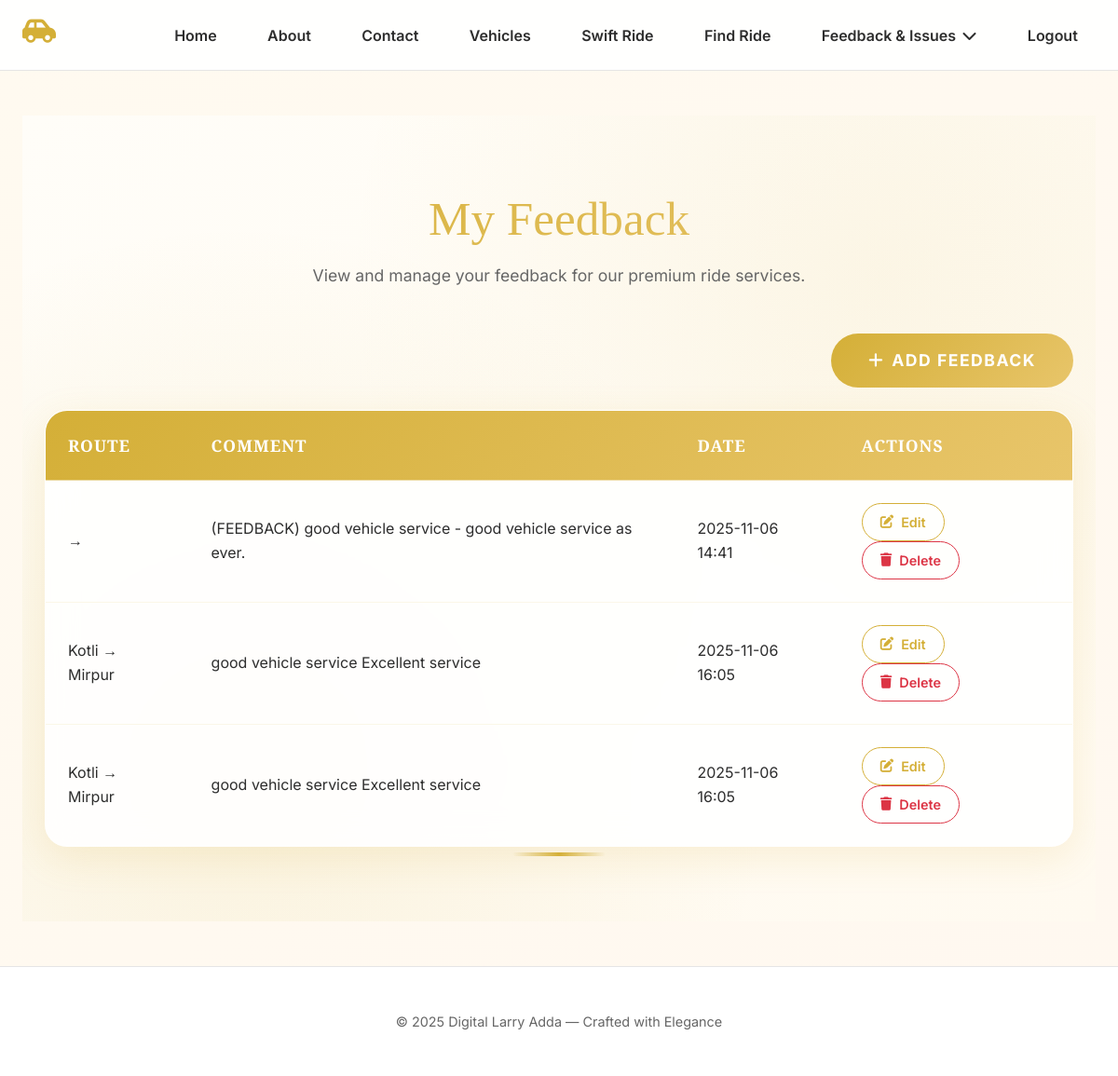
Page /feedbacks/ (signed in) on the earlier database version.
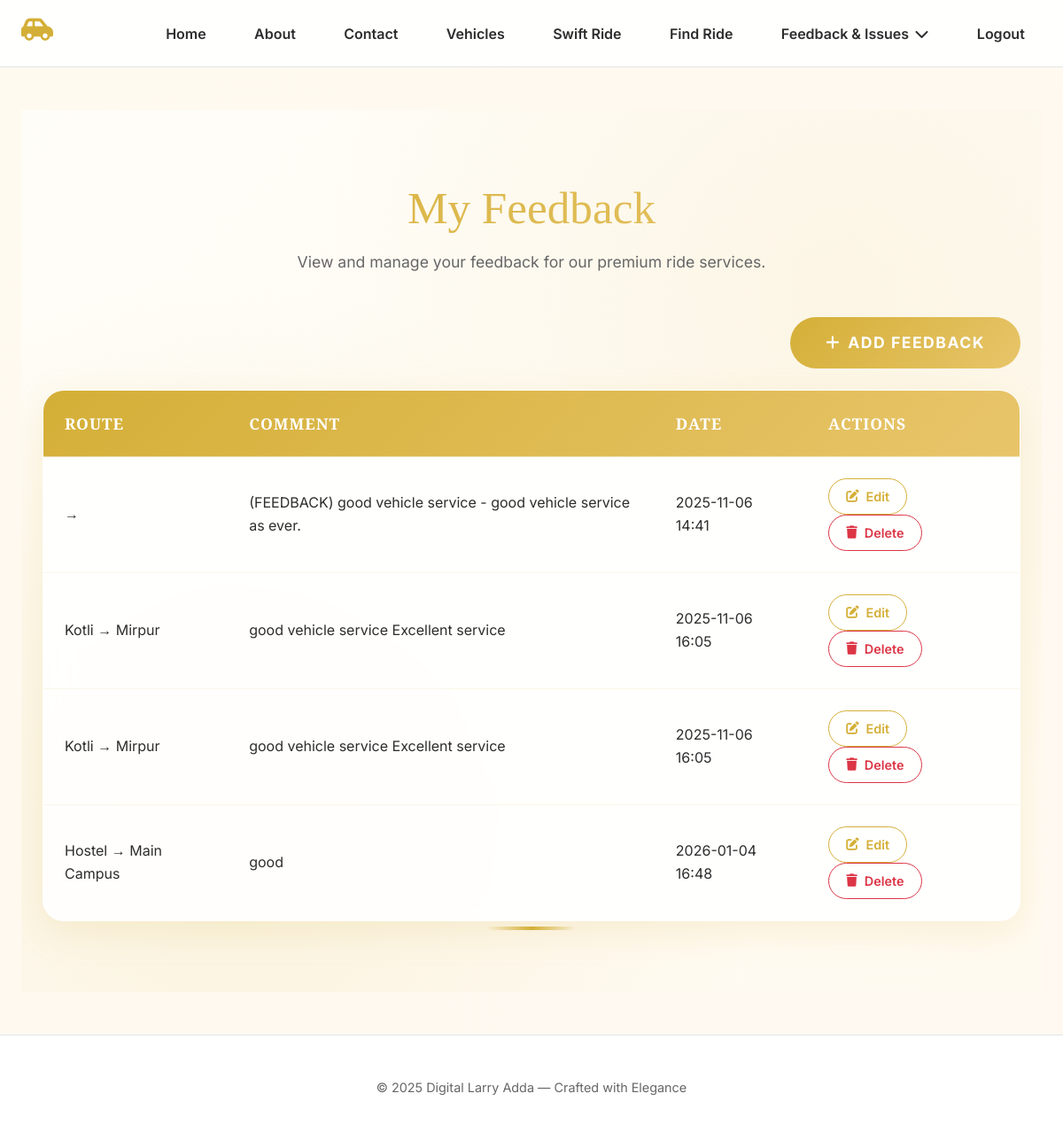
Same page on the later database version.
### main/models.py (models this page shows, shortened)
class Feedback(models.Model):
    user = models.ForeignKey(CustomUser, on_delete=models.CASCADE)
    route = models.ForeignKey(Route, on_delete=models.CASCADE, null=True, blank=True)  # ✅ allow null
    rating = models.IntegerField(
        validators=[MinValueValidator(1), MaxValueValidator(5)],
        help_text="Rate from 1 (poor) to 5 (excellent)"
    )
    comment = models.TextField(max_length=500, blank=True)
    created_at = models.DateTimeField(auto_now_add=True)

class Route(models.Model):
    vehicle = models.ForeignKey(Vehicle, on_delete=models.CASCADE)
    manager = models.ForeignKey(CustomUser, on_delete=models.CASCADE, related_name='managed_routes')
    start_location = models.CharField(max_length=100)
    end_location = models.CharField(max_length=100)
    departure_time = models.DateTimeField()
    arrival_time = models.DateTimeField()
    fare = models.DecimalField(max_digits=10, decimal_places=2)
    vip_seats = models.PositiveIntegerField(default=0)
    std_seats = models.PositiveIntegerField(default=0)
    image = models.ImageField(upload_to='route_images/', null=True, blank=True)

### main/views.py (the view)
# urls.py: path('feedbacks/', views.feedback_list, name='feedback_list'),
@login_required
def feedback_list(request):
    feedbacks = Feedback.objects.filter(user=request.user)
    return render(request, 'feedback/feedback_list.html', {'feedbacks': feedbacks})

### main/templates/feedback/feedback_list.html (shortened to what this page needs)
{% extends 'base.html' %}
{% load static %}
{% block content %}
<section class="feedback-section">
  <div class="feedback-container">
    <div class="section-header">
      <h2>My Feedback</h2>
      <p>View and manage your feedback for our premium ride services.</p>
    </div>
    <div class="d-flex justify-content-end align-items-center mb-4">
      <a href="{% url 'feedback_add' %}" class="btn-golden" aria-label="Add new feedback">
        <i class="fas fa-plus"></i> Add Feedback
      </a>
    </div>
    {% if feedbacks %}
    <table class="feedback-table" role="grid">
      <thead>
        <tr>
          <th scope="col">Route</th>
          <th scope="col">Comment</th>
          <th scope="col">Date</th>
          <th scope="col">Actions</th>
        </tr>
      </thead>
      <tbody>
        {% for f in feedbacks %}
        <tr>
          <td>{{ f.route.start_location }} → {{ f.route.end_location }}</td>
          <td>{{ f.comment }}</td>
          <td>{{ f.created_at|date:"Y-m-d H:i" }}</td>
          <td>
            <a href="{% url 'feedback_edit' f.id %}" class="btn-outline-gold me-2" aria-label="Edit feedback">
              <i class="fas fa-edit"></i> Edit
            </a>
            <form action="{% url 'feedback_delete' f.id %}" method="POST" style="display:inline;">
              <button type="submit" class="btn-outline-danger" aria-label="Delete feedback" onclick="return confirm('Are you sure you want to delete this feedback?')">
                <i class="fas fa-trash"></i> Delete
              </button>
            </form>
          </td>
        </tr>
        {% endfor %}
      </tbody>
    </table>
    {% else %}
    <div class="alert-gold" role="alert">
      No feedback submitted yet. <a href="{% url 'feedback_add' %}" class="alert-link">Share your experience now!</a>
    </div>
    {% endif %}
  </div>
</section>
{% endblock %}

Differences in the rows shown:
added Feedback: route.start_location "Hostel", route.end_location "Main Campus", comment "good", created_at "2026-01-04 16:48"
